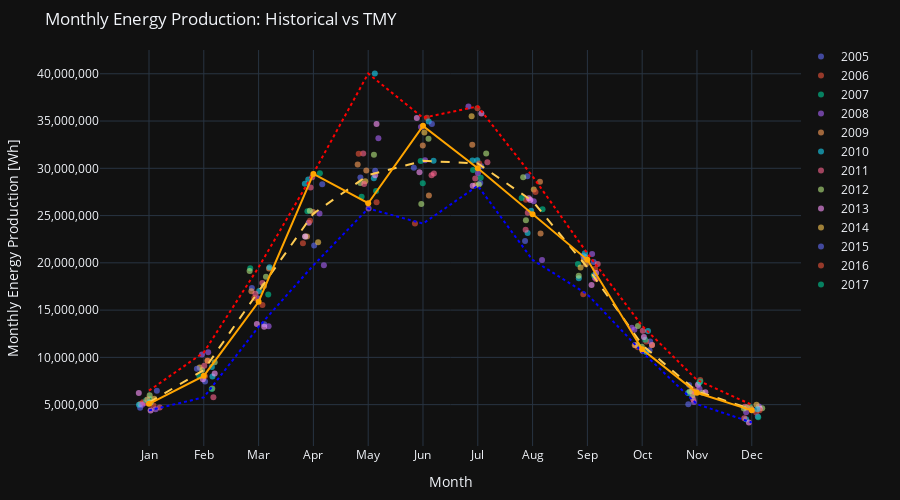
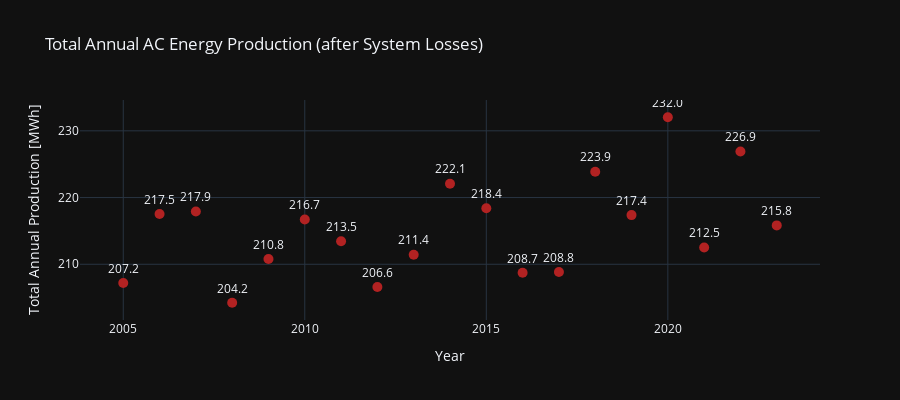

The cell these charts' notebook holds for them, in order:
### Markdown cell above
## Complete Monthly AC Production Analysis

### Code cell
import plotly.graph_objects as go
import plotly.express as px
import pandas as pd
import numpy as np
import pvlib

def plot_monthly_energy_production_with_orientation(df_historical, df_tmy, tilt_angle=15, kWp=100):
    # Ensure datetime index is timezone-naive
    df_historical.index = df_historical.index.tz_localize(None)
    df_tmy.index = df_tmy.index.tz_localize(None)

    # Calculate solar position
    location = pvlib.location.Location(latitude=51.483, longitude=-1.718)
    solar_position = location.get_solarposition(df_historical.index)

    # Calculate POA irradiance for both 90° and 270° azimuths
    def get_poa(azimuth):
        return pvlib.irradiance.get_total_irradiance(
            surface_tilt=tilt_angle,
            surface_azimuth=azimuth,
            dni=df_historical['DNI'],
            ghi=df_historical['GHI'],
            dhi=df_historical['DHI'],
            solar_zenith=solar_position['apparent_zenith'],
            solar_azimuth=solar_position['azimuth'],
            model='isotropic'
        )['poa_global']

    df_historical['POA'] = (get_poa(90) + get_poa(270)) / 2

    # Cell temperature and losses
    params = pvlib.temperature.TEMPERATURE_MODEL_PARAMETERS['sapm']['open_rack_glass_glass']
    df_historical['Cell Temperature'] = pvlib.temperature.sapm_cell(
        df_historical['POA'], df_historical['Temperature'], df_historical['Wind Speed'], **params
    )

    system_losses = pvlib.pvsystem.pvwatts_losses(
        soiling=2, shading=3, mismatch=2, wiring=2, connections=0.5, lid=1.5, availability=3
    )

    gamma_pdc = -0.004
    nameplate_capacity = kWp * 1000
    df_historical['DC Production'] = pvlib.pvsystem.pvwatts_dc(
        df_historical['POA'], df_historical['Cell Temperature'], nameplate_capacity, gamma_pdc
    ) * (1 - system_losses / 100)

    AC_DC = 1.25
    inverter_efficiency = 0.96
    AC_rated_power = nameplate_capacity / AC_DC
    pdc0 = AC_rated_power / inverter_efficiency

    df_historical['AC Production'] = pvlib.inverter.pvwatts(df_historical['DC Production'], pdc0)

    # Monthly aggregation
    monthly_hist = df_historical['AC Production'].resample('ME').sum()
    monthly_hist_df = pd.DataFrame({
        'Energy': monthly_hist,
        'Year': monthly_hist.index.year,
        'Month': monthly_hist.index.month
    })

    # TMY Calculations
    solar_position_tmy = location.get_solarposition(df_tmy.index)
    df_tmy['POA'] = pvlib.irradiance.get_total_irradiance(
        surface_tilt=tilt_angle,
        surface_azimuth=90,
        dni=df_tmy['DNI'],
        ghi=df_tmy['GHI'],
        dhi=df_tmy['DHI'],
        solar_zenith=solar_position_tmy['apparent_zenith'],
        solar_azimuth=solar_position_tmy['azimuth'],
        model='isotropic'
    )['poa_global']

    df_tmy['Cell Temperature'] = pvlib.temperature.sapm_cell(
        df_tmy['POA'], df_tmy['Temperature'], df_tmy['Wind Speed'], **params
    )
    df_tmy['DC Production'] = pvlib.pvsystem.pvwatts_dc(
        df_tmy['POA'], df_tmy['Cell Temperature'], nameplate_capacity, gamma_pdc
    ) * (1 - system_losses / 100)

    df_tmy['AC Production'] = pvlib.inverter.pvwatts(df_tmy['DC Production'], pdc0)
    df_tmy.index = df_tmy.index.map(lambda dt: dt.replace(year=2024))
    monthly_tmy = df_tmy['AC Production'].resample('ME').sum()
    monthly_tmy.index = monthly_tmy.index.month

    # Historical stats
    stats = monthly_hist_df.groupby('Month')['Energy'].agg(['median', 'min', 'max'])

    # Create plotly figure
    fig = go.Figure()

    # Plot historical energy per year with jitter
    for year, group in monthly_hist_df.groupby('Year'):
        jitter = np.random.uniform(-0.2, 0.2, size=len(group))
        fig.add_trace(go.Scatter(
            x=group['Month'] + jitter,
            y=group['Energy'],
            mode='markers',
            name=str(year),
            opacity=0.6,
            marker=dict(size=6)
        ))

    # Plot stats
    fig.add_trace(go.Scatter(x=stats.index, y=stats['median'], mode='lines', name='Median', line=dict(dash='dash')))
    fig.add_trace(go.Scatter(x=stats.index, y=stats['max'], mode='lines', name='Max', line=dict(dash='dot', color='red')))
    fig.add_trace(go.Scatter(x=stats.index, y=stats['min'], mode='lines', name='Min', line=dict(dash='dot', color='blue')))

    # Plot TMY
    fig.add_trace(go.Scatter(x=monthly_tmy.index, y=monthly_tmy.values, mode='lines+markers', name='TMY', line=dict(color='orange', width=2)))

    fig.update_layout(
        title='Monthly Energy Production: Historical vs TMY',
        xaxis=dict(title='Month', tickmode='array', tickvals=list(range(1, 13)),
                   ticktext=['Jan', 'Feb', 'Mar', 'Apr', 'May', 'Jun',
                             'Jul', 'Aug', 'Sep', 'Oct', 'Nov', 'Dec']),
        yaxis=dict(title='Monthly Energy Production [Wh]', tickformat=','),
        legend=dict(orientation='v', yanchor='top', y=1.02, xanchor='left', x=1),
        height=500,
        margin=dict(l=40, r=20, t=50, b=40),
        template='plotly_dark'
    )

    fig.show()

    # Total annual production chart
    annual_hist = df_historical['AC Production'].resample('Y').sum() / 1e6
    fig_annual = px.scatter(
        x=annual_hist.index.year,
        y=annual_hist.values,
        text=[f"{v:.1f}" for v in annual_hist.values],
        labels={'x': 'Year', 'y': 'Total Annual Production [MWh]'},
        title='Total Annual AC Energy Production (after System Losses)'
    )
    fig_annual.update_traces(marker=dict(size=10, color='firebrick'), textposition='top center')
    fig_annual.update_layout(
        yaxis_tickformat=',',
        template='plotly_dark',
        height=400
    )
    fig_annual.show()

    return annual_hist.describe()

plot_monthly_energy_production_with_orientation(df_historical, df_tmy, tilt_angle=22, kWp=252)

### Figure 1 — Plotly figure (JSON) as saved in the notebook; plotly's stock layout.template omitted (floating-point values rounded to 4 significant figures)
{"data": [{"marker": {"size": 6}, "mode": "markers", "name": "2005", "opacity": 0.6, "type": "scatter", "x": [0.838, 2.023, 3.104, 4.014, 5.127, 5.833, 7.045, 7.903, 9.114, 10.13, 10.86, 12.01], "y": [4668000.0, 7452000.0, 13500000.0, 21840000.0, 29740000.0, 30070000.0, 28440000.0, 29150000.0, 20080000.0, 10760000.0, 7078000.0, 4415000.0]}, {"marker": {"size": 6}, "mode": "markers", "name": "2006", "opacity": 0.6, "type": "scatter", "x": [1.081, 2.02, 3.07, 3.809, 5.153, 6.07, 6.994, 7.878, 9.141, 9.921, 11.06, 12.08], "y": [4920000.0, 7997000.0, 15530000.0, 22080000.0, 26420000.0, 35340000.0, 36340000.0, 26670000.0, 19370000.0, 11070000.0, 7609000.0, 4170000.0]}, {"marker": {"size": 6}, "mode": "markers", "name": "2007", "opacity": 0.6, "type": "scatter", "x": [1.015, 1.919, 2.847, 4.119, 4.881, 5.996, 6.914, 7.801, 8.827, 9.913, 11.04, 11.96], "y": [5609000.0, 8041000.0, 19440000.0, 29460000.0, 27000000.0, 28430000.0, 29810000.0, 26860000.0, 19870000.0, 11320000.0, 7301000.0, 4770000.0]}, {"marker": {"size": 6}, "mode": "markers", "name": "2008", "opacity": 0.6, "type": "scatter", "x": [1.121, 2.08, 2.991, 4.112, 5.008, 6.038, 7.004, 8.173, 9.137, 9.858, 10.94, 12.13], "y": [4516000.0, 10530000.0, 16220000.0, 25210000.0, 25750000.0, 30850000.0, 29470000.0, 20300000.0, 18410000.0, 12910000.0, 5268000.0, 4793000.0]}, {"marker": {"size": 6}, "mode": "markers", "name": "2009", "opacity": 0.6, "type": "scatter", "x": [0.842, 2.155, 3.19, 3.885, 4.808, 5.996, 6.958, 8.146, 8.936, 9.865, 10.98, 11.98], "y": [5069000.0, 6696000.0, 19410000.0, 22790000.0, 30410000.0, 32410000.0, 28210000.0, 23100000.0, 20400000.0, 11280000.0, 6413000.0, 4607000.0]}, {"marker": {"size": 6}, "mode": "markers", "name": "2010", "opacity": 0.6, "type": "scatter", "x": [0.817, 2.158, 3.011, 3.844, 5.103, 6.105, 6.991, 7.909, 8.843, 10.11, 10.91, 11.9], "y": [4991000.0, 7976000.0, 17020000.0, 28380000.0, 28960000.0, 34960000.0, 30840000.0, 23150000.0, 18370000.0, 12780000.0, 5820000.0, 3455000.0]}, {"marker": {"size": 6}, "mode": "markers", "name": "2011", "opacity": 0.6, "type": "scatter", "x": [0.9223, 2.175, 3.068, 3.948, 4.909, 6.199, 6.954, 7.912, 9.16, 10.01, 10.93, 11.88], "y": [5177000.0, 5773000.0, 17880000.0, 27980000.0, 31550000.0, 29450000.0, 28920000.0, 25290000.0, 18290000.0, 12810000.0, 5554000.0, 4770000.0]}, {"marker": {"size": 6}, "mode": "markers", "name": "2012", "opacity": 0.6, "type": "scatter", "x": [1.012, 1.97, 2.836, 3.854, 4.857, 5.969, 7.02, 7.878, 8.967, 9.995, 11.1, 12.19], "y": [5990000.0, 8665000.0, 19140000.0, 22790000.0, 28450000.0, 26220000.0, 28290000.0, 24500000.0, 20590000.0, 11120000.0, 6246000.0, 4611000.0]}, {"marker": {"size": 6}, "mode": "markers", "name": "2013", "opacity": 0.6, "type": "scatter", "x": [1.029, 1.983, 2.968, 3.916, 5.127, 5.936, 7.066, 7.932, 9.076, 10.01, 11.02, 12.15], "y": [4393000.0, 7680000.0, 13540000.0, 24240000.0, 29270000.0, 29580000.0, 35810000.0, 26840000.0, 17660000.0, 10710000.0, 7113000.0, 4594000.0]}, {"marker": {"size": 6}, "mode": "markers", "name": "2014", "opacity": 0.6, "type": "scatter", "x": [1.095, 1.924, 3.098, 4.087, 4.946, 6.025, 6.887, 8.022, 8.876, 10.18, 10.96, 12.09], "y": [5626000.0, 8924000.0, 17550000.0, 22180000.0, 28630000.0, 33780000.0, 35520000.0, 27740000.0, 19510000.0, 11300000.0, 6315000.0, 4978000.0]}, {"marker": {"size": 6}, "mode": "markers", "name": "2015", "opacity": 0.6, "type": "scatter", "x": [1.143, 1.874, 2.877, 4.161, 4.858, 6.163, 7.061, 7.862, 8.926, 10.15, 10.84, 12.11], "y": [6480000.0, 8790000.0, 17350000.0, 28310000.0, 29030000.0, 34690000.0, 30210000.0, 22320000.0, 20730000.0, 11680000.0, 5053000.0, 3757000.0]}, {"marker": {"size": 6}, "mode": "markers", "name": "2016", "opacity": 0.6, "type": "scatter", "x": [0.8901, 2.071, 2.922, 3.939, 4.827, 5.853, 7.026, 8.053, 8.925, 10.07, 10.91, 12.14], "y": [5262000.0, 9651000.0, 16290000.0, 24450000.0, 31540000.0, 24150000.0, 30510000.0, 27490000.0, 16670000.0, 11670000.0, 6619000.0, 4414000.0]}, {"marker": {"size": 6}, "mode": "markers", "name": "2017", "opacity": 0.6, "type": "scatter", "x": [0.9472, 2.145, 3.176, 3.891, 5.144, 5.957, 7.053, 8.182, 9.118, 10.06, 11.06, 12.12], "y": [5453000.0, 6642000.0, 16640000.0, 25450000.0, 27600000.0, 30760000.0, 28990000.0, 25660000.0, 18680000.0, 11860000.0, 7456000.0, 3654000.0]}, {"marker": {"size": 6}, "mode": "markers", "name": "2018", "opacity": 0.6, "type": "scatter", "x": [0.874, 1.966, 3.183, 4.192, 5.186, 5.964, 6.829, 8.022, 9.086, 9.809, 11.05, 11.9], "y": [4986000.0, 10290000.0, 13290000.0, 19740000.0, 33170000.0, 34370000.0, 36540000.0, 26530000.0, 20930000.0, 13140000.0, 6693000.0, 4198000.0]}, {"marker": {"size": 6}, "mode": "markers", "name": "2019", "opacity": 0.6, "type": "scatter", "x": [0.9701, 2.067, 2.869, 3.992, 4.966, 6.108, 6.899, 8.134, 8.971, 9.88, 10.92, 11.91], "y": [5531000.0, 9642000.0, 16990000.0, 25380000.0, 29770000.0, 27130000.0, 32500000.0, 28570000.0, 19850000.0, 11290000.0, 6008000.0, 4711000.0]}, {"marker": {"size": 6}, "mode": "markers", "name": "2020", "opacity": 0.6, "type": "scatter", "x": [1.006, 2.147, 3.2, 3.906, 5.121, 6.193, 6.902, 7.974, 8.953, 10.08, 10.84, 12.1], "y": [5231000.0, 8979000.0, 19530000.0, 28830000.0, 40020000.0, 30790000.0, 30820000.0, 25520000.0, 21000000.0, 10560000.0, 6230000.0, 4525000.0]}, {"marker": {"size": 6}, "mode": "markers", "name": "2021", "opacity": 0.6, "type": "scatter", "x": [1.195, 2.009, 2.942, 3.979, 4.926, 6.156, 7.175, 7.873, 9.188, 10.18, 10.91, 11.86], "y": [4710000.0, 9108000.0, 16730000.0, 29050000.0, 28330000.0, 29260000.0, 30640000.0, 23510000.0, 19880000.0, 11310000.0, 6419000.0, 3555000.0]}, {"marker": {"size": 6}, "mode": "markers", "name": "2022", "opacity": 0.6, "type": "scatter", "x": [1.031, 2.198, 3.134, 3.935, 5.105, 6.101, 7.153, 7.828, 8.842, 9.923, 10.87, 11.86], "y": [5223000.0, 9492000.0, 18540000.0, 25500000.0, 31430000.0, 33140000.0, 31560000.0, 29070000.0, 18640000.0, 13330000.0, 6396000.0, 4588000.0]}, {"marker": {"size": 6}, "mode": "markers", "name": "2023", "opacity": 0.6, "type": "scatter", "x": [0.8137, 2.199, 3.102, 3.848, 5.152, 5.888, 6.907, 7.959, 9.159, 10.03, 11.15, 11.95], "y": [6221000.0, 8299000.0, 13240000.0, 22780000.0, 34690000.0, 35310000.0, 28150000.0, 26650000.0, 18910000.0, 12150000.0, 6309000.0, 3117000.0]}, {"line": {"dash": "dash"}, "mode": "lines", "name": "Median", "type": "scatter", "x": [1, 2, 3, 4, 5, 6, 7, 8, 9, 10, 11, 12], "y": [5223000.0, 8665000.0, 16990000.0, 25210000.0, 29270000.0, 30790000.0, 30510000.0, 26530000.0, 19510000.0, 11320000.0, 6396000.0, 4525000.0]}, {"line": {"color": "red", "dash": "dot"}, "mode": "lines", "name": "Max", "type": "scatter", "x": [1, 2, 3, 4, 5, 6, 7, 8, 9, 10, 11, 12], "y": [6480000.0, 10530000.0, 19530000.0, 29460000.0, 40020000.0, 35340000.0, 36540000.0, 29150000.0, 21000000.0, 13330000.0, 7609000.0, 4978000.0]}, {"line": {"color": "blue", "dash": "dot"}, "mode": "lines", "name": "Min", "type": "scatter", "x": [1, 2, 3, 4, 5, 6, 7, 8, 9, 10, 11, 12], "y": [4393000.0, 5773000.0, 13240000.0, 19740000.0, 25750000.0, 24150000.0, 28150000.0, 20300000.0, 16670000.0, 10560000.0, 5053000.0, 3117000.0]}, {"line": {"color": "orange", "width": 2}, "mode": "lines+markers", "name": "TMY", "type": "scatter", "x": [1, 2, 3, 4, 5, 6, 7, 8, 9, 10, 11, 12], "y": [5092000.0, 8046000.0, 15880000.0, 29410000.0, 26300000.0, 34490000.0, 30010000.0, 25130000.0, 20320000.0, 10850000.0, 6257000.0, 4399000.0]}], "layout": {"height": 500, "legend": {"orientation": "v", "x": 1, "xanchor": "left", "y": 1.02, "yanchor": "top"}, "margin": {"b": 40, "l": 40, "r": 20, "t": 50}, "title": {"text": "Monthly Energy Production: Historical vs TMY"}, "xaxis": {"tickmode": "array", "ticktext": ["Jan", "Feb", "Mar", "Apr", "May", "Jun", "Jul", "Aug", "Sep", "Oct", "Nov", "Dec"], "tickvals": [1, 2, 3, 4, 5, 6, 7, 8, 9, 10, 11, 12], "title": {"text": "Month"}}, "yaxis": {"tickformat": ",", "title": {"text": "Monthly Energy Production [Wh]"}}}}

### Figure 2 — Plotly figure (JSON) as saved in the notebook; plotly's stock layout.template omitted (floating-point values rounded to 4 significant figures)
{"data": [{"hovertemplate": "Year=%{x}<br>Total Annual Production [MWh]=%{y}<br>text=%{text}<extra></extra>", "legendgroup": "", "marker": {"color": "firebrick", "size": 10, "symbol": "circle"}, "mode": "markers+text", "name": "", "orientation": "v", "showlegend": false, "text": ["207.2", "217.5", "217.9", "204.2", "210.8", "216.7", "213.5", "206.6", "211.4", "222.1", "218.4", "208.7", "208.8", "223.9", "217.4", "232.0", "212.5", "226.9", "215.8"], "textposition": "top center", "type": "scatter", "x": [2005, 2006, 2007, 2008, 2009, 2010, 2011, 2012, 2013, 2014, 2015, 2016, 2017, 2018, 2019, 2020, 2021, 2022, 2023], "xaxis": "x", "y": [207.2, 217.5, 217.9, 204.2, 210.8, 216.7, 213.5, 206.6, 211.4, 222.1, 218.4, 208.7, 208.8, 223.9, 217.4, 232.0, 212.5, 226.9, 215.8], "yaxis": "y"}], "layout": {"height": 400, "legend": {"tracegroupgap": 0}, "title": {"text": "Total Annual AC Energy Production (after System Losses)"}, "xaxis": {"anchor": "y", "domain": [0, 1], "title": {"text": "Year"}}, "yaxis": {"anchor": "x", "domain": [0, 1], "tickformat": ",", "title": {"text": "Total Annual Production [MWh]"}}}}
